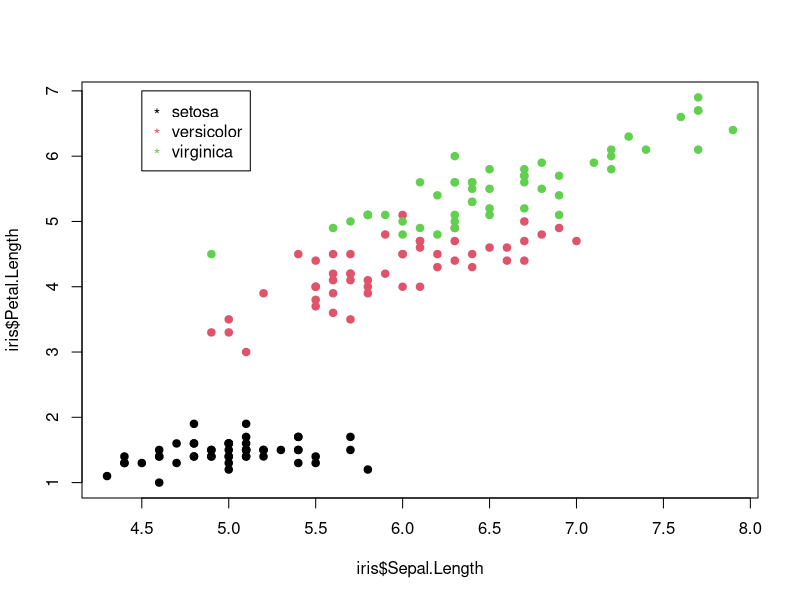

Generate this figure with R: (Note: this script raises an error after producing the figure.)
#Ejemplo de la funcion apply
set.seed(100)
#generacion de matriz con numeros que siguen la distribucion normal
#con media = 0 y varianza = 1
X <- matrix(rnorm(30),nrow = 5, ncol = 6)
print(X)
#suma de todas las filas de la matriz
apply(X, 1, sum)
#media de todas las columnas de la matriz
apply(X, 2, mean)

#Ejemplo de la funcion Lapply
A <- matrix(1:9,3,3)
B <- matrix(4:15,4,3)
C <- matrix(8:10,3,2)
mi_lista <- list(A,B,C)
#Extraccion de la segunda columna de cada matriz en la lista
lapply(mi_lista, "[", , 2)
#Extraccion de la primera fila de cada matriz en la lista
lapply(mi_lista, "[", 1, )
#asa_pasajeros <- asa_datos[,c("Pasajeros.nacionales", "Pasajeros.internacionales")] 
#tapply(asa_datos$Pasajeros.nacionales, asa_datos$Estado, sum)
#Ahora obtén el promedio o media de pasajeros nacionales que viajaron por mes en cada aeropuerto.
#tapply(asa_datos$Pasajeros.nacionales, asa_datos$Codigo.IATA, sum)

#Ejemplo de la funcion Sapply
lapply(mi_lista, "[", 2, 1)
sapply(mi_lista, "[", 2, 1)

#Ejemplo de la funcion Mapply
Q <- matrix(c(rep(1,4),rep(2,4),rep(3,4),rep(4,4)),4,4)
mapply(rep, 1:4, 4)

#Ejemplo plot
plot(iris$Sepal.Length, iris$Petal.Length, col = iris$Species, pch = 21, bg = iris$Species)
legend(x = 4.5, y = 7, legend = levels(iris$Species), col = c(1:3), pch = "*")

#Expresiones Regulares
grep("curso", c("hola,", "ejemplo", "curso"))
nchar("Curso de Estadistica")
sprintf("El cuadrado de %d es %d", i, i^2)
substring("Curso de Estadistica", 1, 5)
strsplit("Curso-de-Estadistica", "-")
gregexpr("ab", "abcsjdijsiabijsuhayguahsabaijaisabab")
regexpr("[aeiou]", "adjijelplpidgdillossawqu")
gregexpr("[aeiou]", "adjijelplpidgdillossawqu")

#Ejemplos ggplot2
#Descripcion diamonds 
#carat representa el peso del diamante, cut representa la calidad del corte (Fair, Good, Very Good,
#Premium, Ideal), color representa el color del diamante, desde J (el peor) a D (el mejor), clarity es
#una medida de qué tan claro es el diamante (I1 (el peor), SI1, SI2, VS1, VS2, VVS1, VVS2, IF (el mejor)).
#table indica la anchura de la parte superior del diamante con relación al punto más ancho, price
#representa el precio del diamante en dólares, x la longitud en milímetros, y la anchura en milímetros,
#z la profundidad en milímetros y depth el porcentaje de profundidad total, es decir, z / mean(x, y) = 2 * z / (x + y).
#Debes de saber que algunas variables se mapean mejor a ciertos atributos estéticos; por ejemplo, color
#y shape se mapean mejor a variables categóricas, mientras que size se mapea mejor a variables de tipo
#continuo

#el atributo geom de qplot() especifica el tipo de objeto que utilizará para graficar. El
#valor por defecto es "point" (punto); esto sólo si ’x’ y ‘y’ se encuentran especificados. Si sólo x se
#encuentra especificado el valor es "histogram" (histograma)
#Un posible valor para geom es "smooth", el cual ajusta una curva a los puntos que estas especificando,
#además de que te dibuja el error estándar de esa curva.

set.seed(100)
diamonds_muestra <- diamonds[sample(nrow(diamonds), 100),]
qplot(carat, price, data = diamonds)
qplot(carat, price, data = diamonds_muestra)
qplot(carat, price, data = diamonds_muestra, color = color, shape = cut)
qplot(carat, price, data = diamonds, color = color, alpha = I(1/100), size = table)
qplot(carat, price, data = diamonds_muestra, color = color, size = table, facets = color ~ .)
qplot(carat, price, data = diamonds_muestra, color = color, size = table, geom = c("smooth", "point"))
qplot(carat, price, data = diamonds_muestra, geom = c("smooth", "point"))
qplot(color, data = diamonds)
qplot(log(carat), log(price), data=diamonds)
qplot(color, price/carat,data=diamonds, geom = "jitter", color = color)
qplot(color, price/carat, data=diamonds, geom = "boxplot")

#Simulacion
#Usualmente cada distribución tendrá 4 funciones de la forma prefijo + apodo_distribucion. Cada prefijo
#indica: r - la función para generar números aleatorios, p - la función de distribución, d - la función
# de densidad, q - la función que te da cuantiles.
#Para más información     apodo_distribucion       Distribución
#?Normal                  norm                     la distribución normal
#?Poisson                 pois                     la distribución poisson
#?Binomial                binom                    la distribución binomial
#?Geometric               geom                     la distribución geométrica
#?Chisquare               chisq                    la distribución ji-cuadrada o chi-cuadrada


